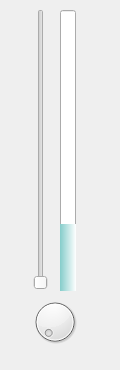
<?xml version="1.0" encoding="UTF-8"?>
<ui version="4.0">
 <class>BarPanel</class>
 <widget class="QWidget" name="BarPanel">
  <property name="geometry">
   <rect>
    <x>0</x>
    <y>0</y>
    <width>120</width>
    <height>370</height>
   </rect>
  </property>
  <property name="windowTitle">
   <string>Form</string>
  </property>
  <widget class="QProgressBar" name="progressBar">
   <property name="geometry">
    <rect>
     <x>60</x>
     <y>10</y>
     <width>16</width>
     <height>281</height>
    </rect>
   </property>
   <property name="autoFillBackground">
    <bool>false</bool>
   </property>
   <property name="styleSheet">
    <string notr="true">QProgressBar::chunk{

background: qlineargradient(spread:pad, x1:0, y1:0, x2:1, y2:0, stop:0 rgba(132, 204, 202, 255), stop:1 rgba(255, 255, 255, 255));

}</string>
   </property>
   <property name="value">
    <number>24</number>
   </property>
   <property name="alignment">
    <set>Qt::AlignHCenter|Qt::AlignTop</set>
   </property>
   <property name="textVisible">
    <bool>false</bool>
   </property>
   <property name="orientation">
    <enum>Qt::Vertical</enum>
   </property>
   <property name="invertedAppearance">
    <bool>false</bool>
   </property>
   <property name="format">
    <string notr="true">%p%</string>
   </property>
  </widget>
  <widget class="QSlider" name="verticalSlider">
   <property name="geometry">
    <rect>
     <x>30</x>
     <y>9</y>
     <width>22</width>
     <height>281</height>
    </rect>
   </property>
   <property name="orientation">
    <enum>Qt::Vertical</enum>
   </property>
  </widget>
  <widget class="QDial" name="dial">
   <property name="geometry">
    <rect>
     <x>30</x>
     <y>290</y>
     <width>50</width>
     <height>64</height>
    </rect>
   </property>
  </widget>
 </widget>
 <resources/>
 <connections/>
</ui>
